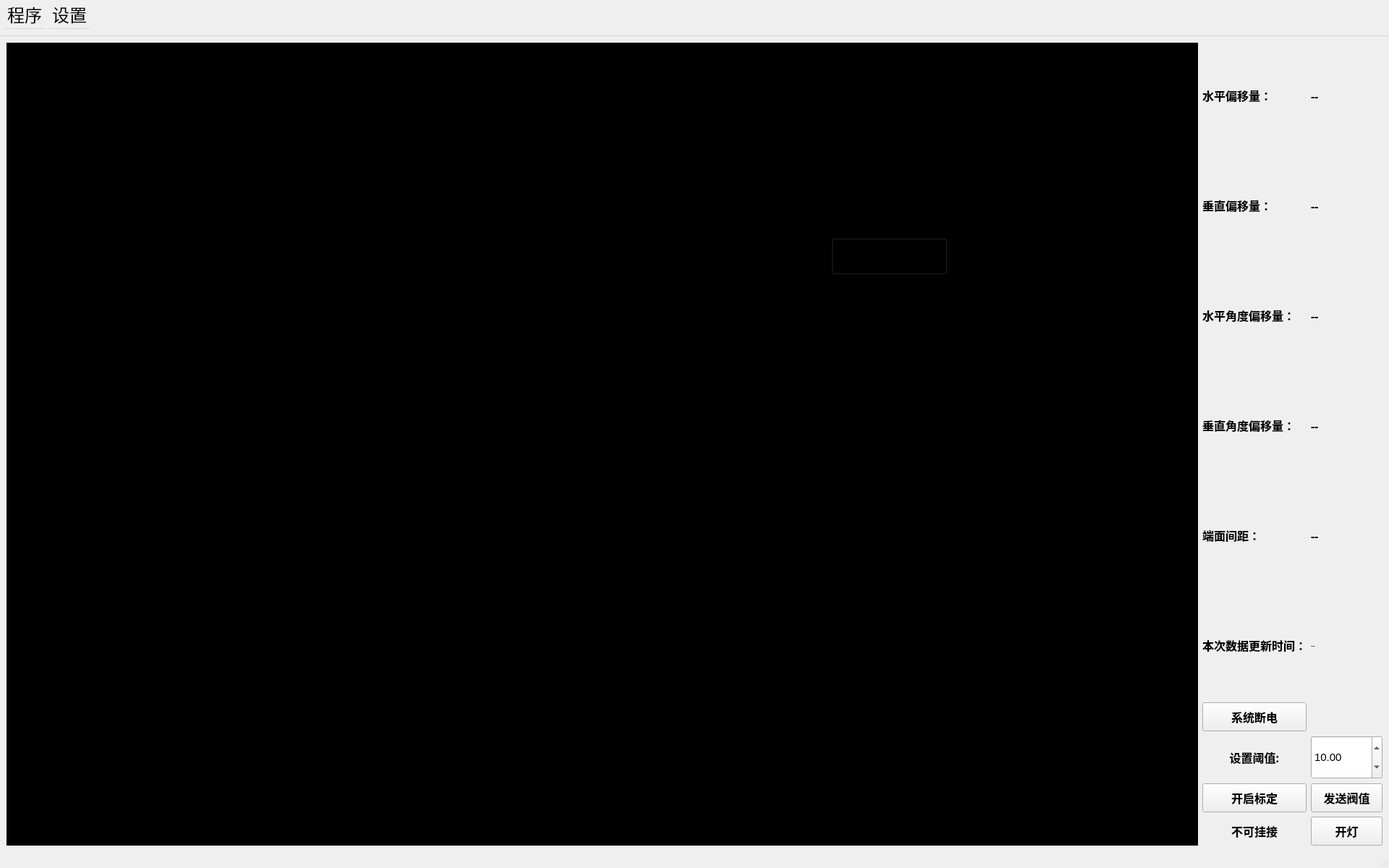
<?xml version="1.0" encoding="UTF-8"?>
<ui version="4.0">
 <class>MainWindow</class>
 <widget class="QMainWindow" name="MainWindow">
  <property name="geometry">
   <rect>
    <x>0</x>
    <y>0</y>
    <width>1920</width>
    <height>1200</height>
   </rect>
  </property>
  <property name="minimumSize">
   <size>
    <width>0</width>
    <height>0</height>
   </size>
  </property>
  <property name="windowTitle">
   <string>MainWindow</string>
  </property>
  <widget class="QWidget" name="centralwidget">
   <layout class="QGridLayout" name="gridLayout_2" columnstretch="5,0">
    <item row="0" column="1">
     <layout class="QGridLayout" name="gridLayout" columnstretch="1,1">
      <item row="0" column="0">
       <widget class="QLabel" name="lab_dx">
        <property name="font">
         <font>
          <family>微软雅黑</family>
          <pointsize>12</pointsize>
          <weight>75</weight>
          <bold>true</bold>
         </font>
        </property>
        <property name="text">
         <string>水平偏移量：</string>
        </property>
       </widget>
      </item>
      <item row="0" column="1">
       <widget class="QLabel" name="lab_dxValue">
        <property name="font">
         <font>
          <family>微软雅黑</family>
          <pointsize>12</pointsize>
          <weight>75</weight>
          <bold>true</bold>
         </font>
        </property>
        <property name="text">
         <string>--</string>
        </property>
       </widget>
      </item>
      <item row="1" column="0">
       <widget class="QLabel" name="lab_dy">
        <property name="font">
         <font>
          <family>微软雅黑</family>
          <pointsize>12</pointsize>
          <weight>75</weight>
          <bold>true</bold>
         </font>
        </property>
        <property name="text">
         <string>垂直偏移量：</string>
        </property>
       </widget>
      </item>
      <item row="1" column="1">
       <widget class="QLabel" name="lab_dyValue">
        <property name="font">
         <font>
          <family>微软雅黑</family>
          <pointsize>12</pointsize>
          <weight>75</weight>
          <bold>true</bold>
         </font>
        </property>
        <property name="text">
         <string>--</string>
        </property>
       </widget>
      </item>
      <item row="2" column="0">
       <widget class="QLabel" name="lab_dxa">
        <property name="font">
         <font>
          <family>微软雅黑</family>
          <pointsize>12</pointsize>
          <weight>75</weight>
          <bold>true</bold>
         </font>
        </property>
        <property name="text">
         <string>水平角度偏移量：</string>
        </property>
       </widget>
      </item>
      <item row="2" column="1">
       <widget class="QLabel" name="lab_dxaValue">
        <property name="font">
         <font>
          <family>微软雅黑</family>
          <pointsize>12</pointsize>
          <weight>75</weight>
          <bold>true</bold>
         </font>
        </property>
        <property name="text">
         <string>--</string>
        </property>
       </widget>
      </item>
      <item row="3" column="0">
       <widget class="QLabel" name="label_dya">
        <property name="font">
         <font>
          <family>微软雅黑</family>
          <pointsize>12</pointsize>
          <weight>75</weight>
          <bold>true</bold>
         </font>
        </property>
        <property name="text">
         <string>垂直角度偏移量：</string>
        </property>
       </widget>
      </item>
      <item row="3" column="1">
       <widget class="QLabel" name="lab_dyaValue">
        <property name="font">
         <font>
          <family>微软雅黑</family>
          <pointsize>12</pointsize>
          <weight>75</weight>
          <bold>true</bold>
         </font>
        </property>
        <property name="text">
         <string>--</string>
        </property>
       </widget>
      </item>
      <item row="4" column="0">
       <widget class="QLabel" name="label_dis">
        <property name="font">
         <font>
          <family>微软雅黑</family>
          <pointsize>12</pointsize>
          <weight>75</weight>
          <bold>true</bold>
         </font>
        </property>
        <property name="text">
         <string>端面间距：</string>
        </property>
       </widget>
      </item>
      <item row="4" column="1">
       <widget class="QLabel" name="lab_disValue">
        <property name="font">
         <font>
          <family>微软雅黑</family>
          <pointsize>12</pointsize>
          <weight>75</weight>
          <bold>true</bold>
         </font>
        </property>
        <property name="text">
         <string>--</string>
        </property>
        <property name="textFormat">
         <enum>Qt::PlainText</enum>
        </property>
       </widget>
      </item>
      <item row="5" column="0">
       <widget class="QLabel" name="label">
        <property name="font">
         <font>
          <family>微软雅黑</family>
          <pointsize>12</pointsize>
          <weight>75</weight>
          <bold>true</bold>
         </font>
        </property>
        <property name="text">
         <string>本次数据更新时间：</string>
        </property>
       </widget>
      </item>
      <item row="5" column="1">
       <widget class="QLabel" name="label_2">
        <property name="minimumSize">
         <size>
          <width>0</width>
          <height>0</height>
         </size>
        </property>
        <property name="sizeIncrement">
         <size>
          <width>1920</width>
          <height>1200</height>
         </size>
        </property>
        <property name="font">
         <font>
          <family>微软雅黑</family>
          <pointsize>7</pointsize>
          <weight>50</weight>
          <bold>false</bold>
         </font>
        </property>
        <property name="text">
         <string>--</string>
        </property>
       </widget>
      </item>
      <item row="6" column="0">
       <widget class="QPushButton" name="ptb_lower">
        <property name="minimumSize">
         <size>
          <width>0</width>
          <height>40</height>
         </size>
        </property>
        <property name="font">
         <font>
          <family>微软雅黑</family>
          <pointsize>12</pointsize>
          <weight>75</weight>
          <bold>true</bold>
         </font>
        </property>
        <property name="text">
         <string>系统断电</string>
        </property>
       </widget>
      </item>
      <item row="7" column="0">
       <widget class="QLabel" name="label_3">
        <property name="minimumSize">
         <size>
          <width>0</width>
          <height>40</height>
         </size>
        </property>
        <property name="font">
         <font>
          <family>微软雅黑</family>
          <pointsize>12</pointsize>
          <weight>75</weight>
          <bold>true</bold>
         </font>
        </property>
        <property name="text">
         <string>设置阈值:</string>
        </property>
        <property name="alignment">
         <set>Qt::AlignCenter</set>
        </property>
       </widget>
      </item>
      <item row="8" column="0">
       <widget class="QPushButton" name="ptb_std">
        <property name="minimumSize">
         <size>
          <width>0</width>
          <height>40</height>
         </size>
        </property>
        <property name="font">
         <font>
          <family>微软雅黑</family>
          <pointsize>12</pointsize>
          <weight>75</weight>
          <bold>true</bold>
         </font>
        </property>
        <property name="text">
         <string>开启标定</string>
        </property>
       </widget>
      </item>
      <item row="8" column="1">
       <widget class="QPushButton" name="pushButton">
        <property name="minimumSize">
         <size>
          <width>0</width>
          <height>40</height>
         </size>
        </property>
        <property name="font">
         <font>
          <family>微软雅黑</family>
          <pointsize>12</pointsize>
          <weight>75</weight>
          <bold>true</bold>
         </font>
        </property>
        <property name="text">
         <string>发送阀值</string>
        </property>
       </widget>
      </item>
      <item row="9" column="0">
       <widget class="QLabel" name="lab_status">
        <property name="minimumSize">
         <size>
          <width>0</width>
          <height>30</height>
         </size>
        </property>
        <property name="maximumSize">
         <size>
          <width>16777215</width>
          <height>50</height>
         </size>
        </property>
        <property name="font">
         <font>
          <family>微软雅黑</family>
          <pointsize>12</pointsize>
          <weight>75</weight>
          <bold>true</bold>
          <stylestrategy>PreferDefault</stylestrategy>
         </font>
        </property>
        <property name="statusTip">
         <string extracomment="根据与标定值比对确定是否可挂接"/>
        </property>
        <property name="text">
         <string>不可挂接</string>
        </property>
        <property name="alignment">
         <set>Qt::AlignCenter</set>
        </property>
       </widget>
      </item>
      <item row="7" column="1">
       <widget class="QDoubleSpinBox" name="spb_value">
        <property name="minimumSize">
         <size>
          <width>0</width>
          <height>60</height>
         </size>
        </property>
        <property name="font">
         <font>
          <pointsize>11</pointsize>
         </font>
        </property>
        <property name="maximum">
         <double>200990000.000000000000000</double>
        </property>
        <property name="value">
         <double>10.000000000000000</double>
        </property>
       </widget>
      </item>
      <item row="9" column="1">
       <widget class="QPushButton" name="ptb_led">
        <property name="minimumSize">
         <size>
          <width>0</width>
          <height>40</height>
         </size>
        </property>
        <property name="font">
         <font>
          <family>微软雅黑</family>
          <pointsize>12</pointsize>
          <weight>75</weight>
          <bold>true</bold>
         </font>
        </property>
        <property name="text">
         <string>开灯</string>
        </property>
       </widget>
      </item>
     </layout>
    </item>
    <item row="0" column="0">
     <widget class="QFrame" name="frame">
      <property name="autoFillBackground">
       <bool>false</bool>
      </property>
      <property name="styleSheet">
       <string notr="true">background-color: rgb(0, 0, 0)</string>
      </property>
      <property name="frameShape">
       <enum>QFrame::StyledPanel</enum>
      </property>
      <property name="frameShadow">
       <enum>QFrame::Raised</enum>
      </property>
      <widget class="QPushButton" name="ptb_camStu">
       <property name="geometry">
        <rect>
         <x>1140</x>
         <y>270</y>
         <width>161</width>
         <height>51</height>
        </rect>
       </property>
       <property name="font">
        <font>
         <family>微软雅黑</family>
         <pointsize>9</pointsize>
         <weight>75</weight>
         <bold>true</bold>
        </font>
       </property>
       <property name="text">
        <string>刷新</string>
       </property>
      </widget>
     </widget>
    </item>
   </layout>
  </widget>
  <widget class="QStatusBar" name="statusbar">
   <property name="minimumSize">
    <size>
     <width>0</width>
     <height>0</height>
    </size>
   </property>
  </widget>
  <widget class="QMenuBar" name="menubar">
   <property name="geometry">
    <rect>
     <x>0</x>
     <y>0</y>
     <width>1920</width>
     <height>50</height>
    </rect>
   </property>
   <property name="minimumSize">
    <size>
     <width>0</width>
     <height>50</height>
    </size>
   </property>
   <property name="font">
    <font>
     <pointsize>18</pointsize>
    </font>
   </property>
   <widget class="QMenu" name="menu">
    <property name="minimumSize">
     <size>
      <width>50</width>
      <height>45</height>
     </size>
    </property>
    <property name="title">
     <string>程序</string>
    </property>
    <addaction name="act_lower"/>
    <addaction name="act_camera"/>
    <addaction name="actExit"/>
   </widget>
   <widget class="QMenu" name="menu_2">
    <property name="minimumSize">
     <size>
      <width>50</width>
      <height>45</height>
     </size>
    </property>
    <property name="font">
     <font>
      <pointsize>14</pointsize>
     </font>
    </property>
    <property name="title">
     <string>设置</string>
    </property>
    <addaction name="actSetting"/>
    <addaction name="actFile"/>
   </widget>
   <addaction name="menu"/>
   <addaction name="menu_2"/>
  </widget>
  <action name="actExit">
   <property name="text">
    <string>退出</string>
   </property>
   <property name="font">
    <font>
     <pointsize>18</pointsize>
     <weight>75</weight>
     <bold>true</bold>
    </font>
   </property>
  </action>
  <action name="actSetting">
   <property name="text">
    <string>参数设置</string>
   </property>
   <property name="font">
    <font>
     <pointsize>18</pointsize>
     <weight>75</weight>
     <bold>true</bold>
    </font>
   </property>
  </action>
  <action name="actFile">
   <property name="text">
    <string>查看基准值</string>
   </property>
   <property name="font">
    <font>
     <pointsize>18</pointsize>
     <weight>75</weight>
     <bold>true</bold>
    </font>
   </property>
  </action>
  <action name="act_lower">
   <property name="checkable">
    <bool>true</bool>
   </property>
   <property name="text">
    <string>系统断电</string>
   </property>
   <property name="toolTip">
    <string>系统断电</string>
   </property>
   <property name="font">
    <font>
     <family>微软雅黑</family>
     <pointsize>18</pointsize>
     <weight>75</weight>
     <bold>true</bold>
    </font>
   </property>
  </action>
  <action name="act_led">
   <property name="checkable">
    <bool>true</bool>
   </property>
   <property name="text">
    <string>开灯</string>
   </property>
   <property name="font">
    <font>
     <family>微软雅黑</family>
     <pointsize>18</pointsize>
     <weight>75</weight>
     <bold>true</bold>
    </font>
   </property>
  </action>
  <action name="act_camera">
   <property name="checkable">
    <bool>true</bool>
   </property>
   <property name="text">
    <string>相机断电</string>
   </property>
   <property name="toolTip">
    <string>相机断电</string>
   </property>
   <property name="font">
    <font>
     <family>微软雅黑</family>
     <pointsize>18</pointsize>
     <weight>75</weight>
     <bold>true</bold>
    </font>
   </property>
  </action>
 </widget>
 <resources/>
 <connections/>
</ui>
